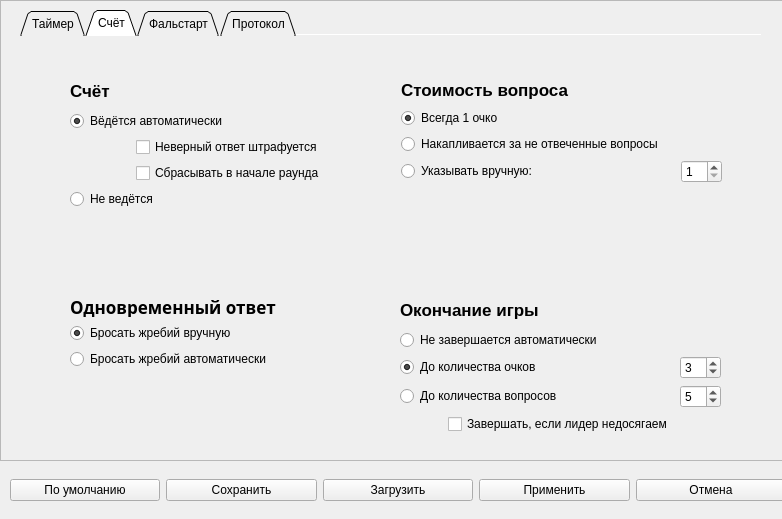
<?xml version="1.0" encoding="UTF-8"?>
<ui version="4.0">
 <class>SettingsForm</class>
 <widget class="QWidget" name="SettingsForm">
  <property name="geometry">
   <rect>
    <x>0</x>
    <y>0</y>
    <width>782</width>
    <height>519</height>
   </rect>
  </property>
  <property name="minimumSize">
   <size>
    <width>782</width>
    <height>519</height>
   </size>
  </property>
  <property name="maximumSize">
   <size>
    <width>782</width>
    <height>519</height>
   </size>
  </property>
  <property name="windowTitle">
   <string>Brain Ring - Настройки</string>
  </property>
  <property name="autoFillBackground">
   <bool>false</bool>
  </property>
  <widget class="QFrame" name="frame">
   <property name="geometry">
    <rect>
     <x>0</x>
     <y>0</y>
     <width>791</width>
     <height>461</height>
    </rect>
   </property>
   <property name="frameShape">
    <enum>QFrame::StyledPanel</enum>
   </property>
   <property name="frameShadow">
    <enum>QFrame::Raised</enum>
   </property>
   <property name="lineWidth">
    <number>0</number>
   </property>
   <widget class="QTabWidget" name="tabWidget">
    <property name="geometry">
     <rect>
      <x>20</x>
      <y>10</y>
      <width>741</width>
      <height>441</height>
     </rect>
    </property>
    <property name="autoFillBackground">
     <bool>true</bool>
    </property>
    <property name="tabShape">
     <enum>QTabWidget::Triangular</enum>
    </property>
    <property name="currentIndex">
     <number>1</number>
    </property>
    <property name="usesScrollButtons">
     <bool>true</bool>
    </property>
    <property name="documentMode">
     <bool>true</bool>
    </property>
    <property name="tabsClosable">
     <bool>false</bool>
    </property>
    <property name="movable">
     <bool>true</bool>
    </property>
    <property name="tabBarAutoHide">
     <bool>false</bool>
    </property>
    <widget class="QWidget" name="tabTimer">
     <property name="autoFillBackground">
      <bool>false</bool>
     </property>
     <attribute name="title">
      <string>Таймер</string>
     </attribute>
     <widget class="QWidget" name="layoutWidget">
      <property name="geometry">
       <rect>
        <x>51</x>
        <y>41</y>
        <width>423</width>
        <height>230</height>
       </rect>
      </property>
      <layout class="QGridLayout" name="gridLayout">
       <item row="1" column="0">
        <spacer name="verticalSpacer">
         <property name="orientation">
          <enum>Qt::Vertical</enum>
         </property>
         <property name="sizeHint" stdset="0">
          <size>
           <width>20</width>
           <height>40</height>
          </size>
         </property>
        </spacer>
       </item>
       <item row="0" column="0">
        <layout class="QHBoxLayout" name="horizontalLayout_4">
         <item>
          <widget class="QLabel" name="label_round_duration">
           <property name="font">
            <font>
             <pointsize>13</pointsize>
             <bold>true</bold>
            </font>
           </property>
           <property name="text">
            <string>Время ответа на вопрос</string>
           </property>
          </widget>
         </item>
         <item>
          <spacer name="horizontalSpacer">
           <property name="orientation">
            <enum>Qt::Horizontal</enum>
           </property>
           <property name="sizeHint" stdset="0">
            <size>
             <width>40</width>
             <height>20</height>
            </size>
           </property>
          </spacer>
         </item>
         <item>
          <spacer name="horizontalSpacer_11">
           <property name="orientation">
            <enum>Qt::Horizontal</enum>
           </property>
           <property name="sizeHint" stdset="0">
            <size>
             <width>40</width>
             <height>20</height>
            </size>
           </property>
          </spacer>
         </item>
         <item>
          <spacer name="horizontalSpacer_12">
           <property name="orientation">
            <enum>Qt::Horizontal</enum>
           </property>
           <property name="sizeHint" stdset="0">
            <size>
             <width>40</width>
             <height>20</height>
            </size>
           </property>
          </spacer>
         </item>
         <item>
          <widget class="QSpinBox" name="spinBox_answer_duration">
           <property name="minimum">
            <number>20</number>
           </property>
           <property name="maximum">
            <number>300</number>
           </property>
           <property name="singleStep">
            <number>5</number>
           </property>
           <property name="value">
            <number>60</number>
           </property>
          </widget>
         </item>
         <item>
          <widget class="QLabel" name="label">
           <property name="text">
            <string>сек</string>
           </property>
          </widget>
         </item>
         <item>
          <spacer name="horizontalSpacer_8">
           <property name="orientation">
            <enum>Qt::Horizontal</enum>
           </property>
           <property name="sizeHint" stdset="0">
            <size>
             <width>40</width>
             <height>20</height>
            </size>
           </property>
          </spacer>
         </item>
        </layout>
       </item>
       <item row="3" column="0">
        <spacer name="verticalSpacer_2">
         <property name="orientation">
          <enum>Qt::Vertical</enum>
         </property>
         <property name="sizeHint" stdset="0">
          <size>
           <width>20</width>
           <height>40</height>
          </size>
         </property>
        </spacer>
       </item>
       <item row="2" column="0">
        <layout class="QVBoxLayout" name="verticalLayout_12">
         <item>
          <widget class="QLabel" name="label_time_after_wrong_answer">
           <property name="font">
            <font>
             <pointsize>13</pointsize>
             <bold>true</bold>
            </font>
           </property>
           <property name="text">
            <string> После неверного ответа даётся:</string>
           </property>
          </widget>
         </item>
         <item>
          <layout class="QHBoxLayout" name="horizontalLayout_13">
           <item>
            <layout class="QVBoxLayout" name="verticalLayout_7">
             <item>
              <spacer name="horizontalSpacer_23">
               <property name="orientation">
                <enum>Qt::Horizontal</enum>
               </property>
               <property name="sizeHint" stdset="0">
                <size>
                 <width>40</width>
                 <height>18</height>
                </size>
               </property>
              </spacer>
             </item>
             <item>
              <spacer name="horizontalSpacer_13">
               <property name="orientation">
                <enum>Qt::Horizontal</enum>
               </property>
               <property name="sizeHint" stdset="0">
                <size>
                 <width>40</width>
                 <height>18</height>
                </size>
               </property>
              </spacer>
             </item>
            </layout>
           </item>
           <item>
            <layout class="QVBoxLayout" name="verticalLayout_6">
             <item>
              <widget class="QRadioButton" name="radioButton_remaining_answer_time">
               <property name="text">
                <string>Оставшееся время</string>
               </property>
               <property name="checked">
                <bool>true</bool>
               </property>
              </widget>
             </item>
             <item>
              <layout class="QHBoxLayout" name="horizontalLayout_5">
               <item>
                <widget class="QRadioButton" name="radioButton_fixed_answer_time">
                 <property name="text">
                  <string>Фиксированное время</string>
                 </property>
                 <property name="checked">
                  <bool>false</bool>
                 </property>
                </widget>
               </item>
               <item>
                <spacer name="horizontalSpacer_9">
                 <property name="orientation">
                  <enum>Qt::Horizontal</enum>
                 </property>
                 <property name="sizeHint" stdset="0">
                  <size>
                   <width>40</width>
                   <height>20</height>
                  </size>
                 </property>
                </spacer>
               </item>
               <item>
                <widget class="QSpinBox" name="spinBox_fixed_answer_time_amount">
                 <property name="minimum">
                  <number>10</number>
                 </property>
                 <property name="maximum">
                  <number>30</number>
                 </property>
                 <property name="singleStep">
                  <number>5</number>
                 </property>
                 <property name="value">
                  <number>20</number>
                 </property>
                </widget>
               </item>
               <item>
                <widget class="QLabel" name="label_2">
                 <property name="text">
                  <string>сек</string>
                 </property>
                </widget>
               </item>
               <item>
                <spacer name="horizontalSpacer_10">
                 <property name="orientation">
                  <enum>Qt::Horizontal</enum>
                 </property>
                 <property name="sizeHint" stdset="0">
                  <size>
                   <width>40</width>
                   <height>20</height>
                  </size>
                 </property>
                </spacer>
               </item>
              </layout>
             </item>
            </layout>
           </item>
          </layout>
         </item>
        </layout>
       </item>
       <item row="4" column="0">
        <widget class="QCheckBox" name="checkBox_timer_louder_when_round_time_runs_out">
         <property name="font">
          <font>
           <pointsize>13</pointsize>
           <italic>false</italic>
           <bold>true</bold>
          </font>
         </property>
         <property name="text">
          <string>Усиление звука таймера в последние 10 секунд</string>
         </property>
         <property name="checked">
          <bool>true</bool>
         </property>
         <property name="tristate">
          <bool>false</bool>
         </property>
        </widget>
       </item>
      </layout>
     </widget>
    </widget>
    <widget class="QWidget" name="tabScore">
     <attribute name="title">
      <string>Счёт</string>
     </attribute>
     <widget class="QWidget" name="layoutWidget">
      <property name="geometry">
       <rect>
        <x>380</x>
        <y>260</y>
        <width>321</width>
        <height>138</height>
       </rect>
      </property>
      <layout class="QGridLayout" name="gridLayout_8">
       <item row="2" column="0">
        <widget class="QRadioButton" name="radioButton_game_over_manual">
         <property name="text">
          <string>Не завершается автоматически</string>
         </property>
        </widget>
       </item>
       <item row="3" column="0">
        <layout class="QHBoxLayout" name="horizontalLayout_2">
         <item>
          <widget class="QRadioButton" name="radioButton_game_over_score">
           <property name="text">
            <string>До количества очков</string>
           </property>
           <property name="checked">
            <bool>true</bool>
           </property>
          </widget>
         </item>
         <item>
          <spacer name="horizontalSpacer_17">
           <property name="orientation">
            <enum>Qt::Horizontal</enum>
           </property>
           <property name="sizeHint" stdset="0">
            <size>
             <width>40</width>
             <height>20</height>
            </size>
           </property>
          </spacer>
         </item>
         <item>
          <widget class="QSpinBox" name="spinBox_game_over_score">
           <property name="minimum">
            <number>1</number>
           </property>
           <property name="singleStep">
            <number>1</number>
           </property>
           <property name="value">
            <number>3</number>
           </property>
          </widget>
         </item>
        </layout>
       </item>
       <item row="1" column="0">
        <widget class="QLabel" name="label_end_game">
         <property name="font">
          <font>
           <pointsize>13</pointsize>
           <bold>true</bold>
          </font>
         </property>
         <property name="text">
          <string>Окончание игры</string>
         </property>
        </widget>
       </item>
       <item row="4" column="0">
        <layout class="QHBoxLayout" name="horizontalLayout_3">
         <item>
          <widget class="QRadioButton" name="radioButton_game_over_answers">
           <property name="text">
            <string>До количества вопросов</string>
           </property>
           <property name="checked">
            <bool>false</bool>
           </property>
          </widget>
         </item>
         <item>
          <spacer name="horizontalSpacer_18">
           <property name="orientation">
            <enum>Qt::Horizontal</enum>
           </property>
           <property name="sizeHint" stdset="0">
            <size>
             <width>40</width>
             <height>20</height>
            </size>
           </property>
          </spacer>
         </item>
         <item>
          <widget class="QSpinBox" name="spinBox_game_over_answers">
           <property name="minimum">
            <number>1</number>
           </property>
           <property name="maximum">
            <number>25</number>
           </property>
           <property name="value">
            <number>5</number>
           </property>
          </widget>
         </item>
        </layout>
       </item>
       <item row="5" column="0">
        <layout class="QHBoxLayout" name="horizontalLayout">
         <item>
          <spacer name="horizontalSpacer_28">
           <property name="orientation">
            <enum>Qt::Horizontal</enum>
           </property>
           <property name="sizeHint" stdset="0">
            <size>
             <width>28</width>
             <height>19</height>
            </size>
           </property>
          </spacer>
         </item>
         <item>
          <widget class="QCheckBox" name="checkBox_game_over_if_leader_unreachable">
           <property name="text">
            <string>Завершать, если лидер недосягаем</string>
           </property>
          </widget>
         </item>
         <item>
          <spacer name="horizontalSpacer_29">
           <property name="orientation">
            <enum>Qt::Horizontal</enum>
           </property>
           <property name="sizeHint" stdset="0">
            <size>
             <width>28</width>
             <height>19</height>
            </size>
           </property>
          </spacer>
         </item>
        </layout>
       </item>
      </layout>
     </widget>
     <widget class="QWidget" name="layoutWidget">
      <property name="geometry">
       <rect>
        <x>381</x>
        <y>41</y>
        <width>321</width>
        <height>106</height>
       </rect>
      </property>
      <layout class="QVBoxLayout" name="verticalLayout_2">
       <item>
        <widget class="QLabel" name="label_cost_question_group">
         <property name="maximumSize">
          <size>
           <width>9999999</width>
           <height>9999999</height>
          </size>
         </property>
         <property name="font">
          <font>
           <pointsize>13</pointsize>
           <bold>true</bold>
          </font>
         </property>
         <property name="text">
          <string>Стоимость вопроса</string>
         </property>
        </widget>
       </item>
       <item>
        <widget class="QRadioButton" name="radioButton_answer_price_always_one_point">
         <property name="text">
          <string>Всегда 1 очко</string>
         </property>
         <property name="checked">
          <bool>true</bool>
         </property>
        </widget>
       </item>
       <item>
        <widget class="QRadioButton" name="radioButton_answer_price_sum_unansweredbo">
         <property name="text">
          <string>Накапливается за не отвеченные вопросы</string>
         </property>
        </widget>
       </item>
       <item>
        <layout class="QHBoxLayout" name="horizontalLayout_7">
         <item>
          <widget class="QRadioButton" name="radioButton_answer_price_custom">
           <property name="text">
            <string>Указывать вручную:</string>
           </property>
          </widget>
         </item>
         <item>
          <spacer name="horizontalSpacer_16">
           <property name="orientation">
            <enum>Qt::Horizontal</enum>
           </property>
           <property name="sizeHint" stdset="0">
            <size>
             <width>40</width>
             <height>20</height>
            </size>
           </property>
          </spacer>
         </item>
         <item>
          <widget class="QSpinBox" name="custom_answer_price">
           <property name="minimum">
            <number>1</number>
           </property>
           <property name="maximum">
            <number>50</number>
           </property>
           <property name="singleStep">
            <number>1</number>
           </property>
          </widget>
         </item>
        </layout>
       </item>
      </layout>
     </widget>
     <widget class="QWidget" name="layoutWidget">
      <property name="geometry">
       <rect>
        <x>50</x>
        <y>260</y>
        <width>321</width>
        <height>73</height>
       </rect>
      </property>
      <layout class="QVBoxLayout" name="verticalLayout">
       <item>
        <widget class="QLabel" name="label_two_answers">
         <property name="maximumSize">
          <size>
           <width>9999999</width>
           <height>99999</height>
          </size>
         </property>
         <property name="font">
          <font>
           <family>Segoe Fluent Icons</family>
           <pointsize>13</pointsize>
           <bold>true</bold>
          </font>
         </property>
         <property name="text">
          <string>Одновременный ответ</string>
         </property>
        </widget>
       </item>
       <item>
        <widget class="QRadioButton" name="radioButton_draw_manual">
         <property name="text">
          <string>Бросать жребий вручную</string>
         </property>
         <property name="checked">
          <bool>true</bool>
         </property>
        </widget>
       </item>
       <item>
        <widget class="QRadioButton" name="radioButton_draw_auto">
         <property name="text">
          <string>Бросать жребий автоматически</string>
         </property>
        </widget>
       </item>
      </layout>
     </widget>
     <widget class="QWidget" name="layoutWidget">
      <property name="geometry">
       <rect>
        <x>50</x>
        <y>40</y>
        <width>321</width>
        <height>133</height>
       </rect>
      </property>
      <layout class="QVBoxLayout" name="verticalLayout_22">
       <item>
        <widget class="QLabel" name="label_score_group">
         <property name="font">
          <font>
           <pointsize>13</pointsize>
           <bold>true</bold>
          </font>
         </property>
         <property name="text">
          <string>Счёт</string>
         </property>
        </widget>
       </item>
       <item>
        <widget class="QRadioButton" name="radioButton_score_auto">
         <property name="text">
          <string>Вёдётся автоматически</string>
         </property>
         <property name="checked">
          <bool>true</bool>
         </property>
        </widget>
       </item>
       <item>
        <layout class="QHBoxLayout" name="horizontalLayout_15">
         <item>
          <layout class="QVBoxLayout" name="verticalLayout_15">
           <item>
            <spacer name="horizontalSpacer_32">
             <property name="orientation">
              <enum>Qt::Horizontal</enum>
             </property>
             <property name="sizeHint" stdset="0">
              <size>
               <width>28</width>
               <height>19</height>
              </size>
             </property>
            </spacer>
           </item>
           <item>
            <spacer name="horizontalSpacer_33">
             <property name="orientation">
              <enum>Qt::Horizontal</enum>
             </property>
             <property name="sizeHint" stdset="0">
              <size>
               <width>28</width>
               <height>19</height>
              </size>
             </property>
            </spacer>
           </item>
          </layout>
         </item>
         <item>
          <layout class="QVBoxLayout" name="verticalLayout_13">
           <item>
            <widget class="QCheckBox" name="checkBox_score_penalty_for_wrong_answer">
             <property name="text">
              <string>Неверный ответ штрафуется</string>
             </property>
            </widget>
           </item>
           <item>
            <widget class="QCheckBox" name="checkBox_score_clear_each_round">
             <property name="text">
              <string>Сбрасывать в начале раунда</string>
             </property>
            </widget>
           </item>
          </layout>
         </item>
         <item>
          <layout class="QVBoxLayout" name="verticalLayout_14">
           <item>
            <spacer name="horizontalSpacer_27">
             <property name="orientation">
              <enum>Qt::Horizontal</enum>
             </property>
             <property name="sizeHint" stdset="0">
              <size>
               <width>28</width>
               <height>19</height>
              </size>
             </property>
            </spacer>
           </item>
           <item>
            <spacer name="horizontalSpacer_26">
             <property name="orientation">
              <enum>Qt::Horizontal</enum>
             </property>
             <property name="sizeHint" stdset="0">
              <size>
               <width>28</width>
               <height>19</height>
              </size>
             </property>
            </spacer>
           </item>
          </layout>
         </item>
        </layout>
       </item>
       <item>
        <widget class="QRadioButton" name="radioButton_score_not_recording">
         <property name="text">
          <string>Не ведётся</string>
         </property>
        </widget>
       </item>
      </layout>
     </widget>
    </widget>
    <widget class="QWidget" name="tabFalsestart">
     <attribute name="title">
      <string>Фальстарт</string>
     </attribute>
     <widget class="QWidget" name="layoutWidget">
      <property name="geometry">
       <rect>
        <x>50</x>
        <y>41</y>
        <width>514</width>
        <height>268</height>
       </rect>
      </property>
      <layout class="QVBoxLayout" name="verticalLayout_10">
       <item>
        <widget class="QRadioButton" name="radioButton_falsestart_off">
         <property name="text">
          <string>Отсутствует</string>
         </property>
         <property name="checked">
          <bool>true</bool>
         </property>
        </widget>
       </item>
       <item>
        <spacer name="verticalSpacer_3">
         <property name="orientation">
          <enum>Qt::Vertical</enum>
         </property>
         <property name="sizeHint" stdset="0">
          <size>
           <width>20</width>
           <height>40</height>
          </size>
         </property>
        </spacer>
       </item>
       <item>
        <layout class="QVBoxLayout" name="verticalLayout_8">
         <item>
          <widget class="QRadioButton" name="radioButton_falsestart_equal_wrong_answer">
           <property name="text">
            <string>Считается неверным ответом</string>
           </property>
          </widget>
         </item>
         <item>
          <layout class="QHBoxLayout" name="horizontalLayout_11">
           <item>
            <layout class="QVBoxLayout" name="verticalLayout_3">
             <item>
              <spacer name="horizontalSpacer_19">
               <property name="orientation">
                <enum>Qt::Horizontal</enum>
               </property>
               <property name="sizeHint" stdset="0">
                <size>
                 <width>40</width>
                 <height>20</height>
                </size>
               </property>
              </spacer>
             </item>
             <item>
              <spacer name="horizontalSpacer_20">
               <property name="orientation">
                <enum>Qt::Horizontal</enum>
               </property>
               <property name="sizeType">
                <enum>QSizePolicy::Fixed</enum>
               </property>
               <property name="sizeHint" stdset="0">
                <size>
                 <width>40</width>
                 <height>20</height>
                </size>
               </property>
              </spacer>
             </item>
            </layout>
           </item>
           <item>
            <layout class="QVBoxLayout" name="verticalLayout_5">
             <item>
              <layout class="QHBoxLayout" name="horizontalLayout_8">
               <item>
                <widget class="QCheckBox" name="checkBox_ignore_time_button">
                 <property name="text">
                  <string>Нажатие кнопки “Время” игнорируется в течение</string>
                 </property>
                </widget>
               </item>
               <item>
                <widget class="QSpinBox" name="spinBox_ignore_time_button_duration">
                 <property name="minimum">
                  <number>3</number>
                 </property>
                 <property name="maximum">
                  <number>15</number>
                 </property>
                 <property name="value">
                  <number>5</number>
                 </property>
                </widget>
               </item>
               <item>
                <widget class="QLabel" name="label_false_seconds">
                 <property name="text">
                  <string>сек</string>
                 </property>
                </widget>
               </item>
               <item>
                <spacer name="horizontalSpacer_15">
                 <property name="orientation">
                  <enum>Qt::Horizontal</enum>
                 </property>
                 <property name="sizeHint" stdset="0">
                  <size>
                   <width>40</width>
                   <height>20</height>
                  </size>
                 </property>
                </spacer>
               </item>
              </layout>
             </item>
             <item>
              <layout class="QHBoxLayout" name="horizontalLayout_10">
               <item>
                <widget class="QCheckBox" name="checkBox_ignore_last_team_falsestart">
                 <property name="text">
                  <string>Игнорировать фальстарт последней команды</string>
                 </property>
                </widget>
               </item>
               <item>
                <spacer name="horizontalSpacer_21">
                 <property name="orientation">
                  <enum>Qt::Horizontal</enum>
                 </property>
                 <property name="sizeHint" stdset="0">
                  <size>
                   <width>40</width>
                   <height>20</height>
                  </size>
                 </property>
                </spacer>
               </item>
              </layout>
             </item>
            </layout>
           </item>
          </layout>
         </item>
        </layout>
       </item>
       <item>
        <spacer name="verticalSpacer_4">
         <property name="orientation">
          <enum>Qt::Vertical</enum>
         </property>
         <property name="sizeHint" stdset="0">
          <size>
           <width>20</width>
           <height>40</height>
          </size>
         </property>
        </spacer>
       </item>
       <item>
        <layout class="QVBoxLayout" name="verticalLayout_9">
         <item>
          <widget class="QRadioButton" name="radioButton_falsestart_block_team_button">
           <property name="text">
            <string>Блокируется</string>
           </property>
          </widget>
         </item>
         <item>
          <layout class="QHBoxLayout" name="horizontalLayout_12">
           <item>
            <layout class="QVBoxLayout" name="verticalLayout_11">
             <item>
              <spacer name="horizontalSpacer_25">
               <property name="orientation">
                <enum>Qt::Horizontal</enum>
               </property>
               <property name="sizeType">
                <enum>QSizePolicy::Fixed</enum>
               </property>
               <property name="sizeHint" stdset="0">
                <size>
                 <width>40</width>
                 <height>20</height>
                </size>
               </property>
              </spacer>
             </item>
            </layout>
           </item>
           <item>
            <layout class="QHBoxLayout" name="horizontalLayout_6">
             <item>
              <widget class="QCheckBox" name="checkBox_temporary_block_team_button">
               <property name="text">
                <string>Временно на </string>
               </property>
              </widget>
             </item>
             <item>
              <widget class="QSpinBox" name="spinBox_block_team_button_duration">
               <property name="minimum">
                <number>5</number>
               </property>
               <property name="maximum">
                <number>30</number>
               </property>
              </widget>
             </item>
             <item>
              <widget class="QLabel" name="label_false_block_seconds">
               <property name="text">
                <string>сек</string>
               </property>
              </widget>
             </item>
             <item>
              <spacer name="horizontalSpacer_22">
               <property name="orientation">
                <enum>Qt::Horizontal</enum>
               </property>
               <property name="sizeHint" stdset="0">
                <size>
                 <width>40</width>
                 <height>20</height>
                </size>
               </property>
              </spacer>
             </item>
            </layout>
           </item>
          </layout>
         </item>
        </layout>
       </item>
      </layout>
     </widget>
    </widget>
    <widget class="QWidget" name="tabProtocol">
     <attribute name="title">
      <string>Протокол</string>
     </attribute>
     <widget class="QWidget" name="layoutWidget">
      <property name="geometry">
       <rect>
        <x>50</x>
        <y>40</y>
        <width>160</width>
        <height>49</height>
       </rect>
      </property>
      <layout class="QVBoxLayout" name="verticalLayout_4">
       <item>
        <widget class="QCheckBox" name="checkBox_record_game_protocol">
         <property name="text">
          <string>Вести протокол игры</string>
         </property>
         <property name="checked">
          <bool>true</bool>
         </property>
        </widget>
       </item>
       <item>
        <spacer name="horizontalSpacer_5">
         <property name="orientation">
          <enum>Qt::Horizontal</enum>
         </property>
         <property name="sizeHint" stdset="0">
          <size>
           <width>40</width>
           <height>20</height>
          </size>
         </property>
        </spacer>
       </item>
      </layout>
     </widget>
    </widget>
   </widget>
  </widget>
  <widget class="QWidget" name="layoutWidget">
   <property name="geometry">
    <rect>
     <x>10</x>
     <y>470</y>
     <width>776</width>
     <height>41</height>
    </rect>
   </property>
   <layout class="QHBoxLayout" name="horizontalLayout_14">
    <item>
     <widget class="QPushButton" name="pushButton_default">
      <property name="minimumSize">
       <size>
        <width>150</width>
        <height>0</height>
       </size>
      </property>
      <property name="text">
       <string>По умолчанию</string>
      </property>
     </widget>
    </item>
    <item>
     <widget class="QPushButton" name="pushButton_save">
      <property name="minimumSize">
       <size>
        <width>150</width>
        <height>0</height>
       </size>
      </property>
      <property name="text">
       <string>Сохранить</string>
      </property>
     </widget>
    </item>
    <item>
     <widget class="QPushButton" name="pushButton_download">
      <property name="minimumSize">
       <size>
        <width>150</width>
        <height>0</height>
       </size>
      </property>
      <property name="text">
       <string>Загрузить</string>
      </property>
     </widget>
    </item>
    <item>
     <widget class="QPushButton" name="pushButton_apply">
      <property name="minimumSize">
       <size>
        <width>150</width>
        <height>0</height>
       </size>
      </property>
      <property name="text">
       <string>Применить</string>
      </property>
     </widget>
    </item>
    <item>
     <widget class="QPushButton" name="pushButton_cansel">
      <property name="minimumSize">
       <size>
        <width>150</width>
        <height>0</height>
       </size>
      </property>
      <property name="text">
       <string>Отмена</string>
      </property>
     </widget>
    </item>
   </layout>
  </widget>
 </widget>
 <resources/>
 <connections/>
</ui>
